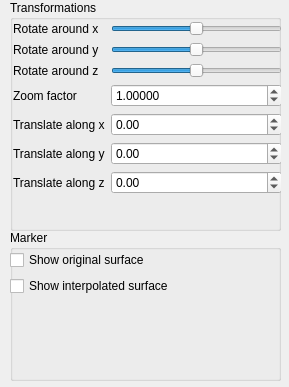
<?xml version="1.0" encoding="UTF-8"?>
<ui version="4.0">
 <class>SideWidget</class>
 <widget class="QWidget" name="SideWidget">
  <property name="geometry">
   <rect>
    <x>0</x>
    <y>0</y>
    <width>289</width>
    <height>387</height>
   </rect>
  </property>
  <property name="sizePolicy">
   <sizepolicy hsizetype="Fixed" vsizetype="Preferred">
    <horstretch>0</horstretch>
    <verstretch>0</verstretch>
   </sizepolicy>
  </property>
  <property name="minimumSize">
   <size>
    <width>269</width>
    <height>0</height>
   </size>
  </property>
  <property name="windowTitle">
   <string>Form</string>
  </property>
  <widget class="QGroupBox" name="groupBox">
   <property name="geometry">
    <rect>
     <x>10</x>
     <y>0</y>
     <width>271</width>
     <height>231</height>
    </rect>
   </property>
   <property name="title">
    <string>Transformations</string>
   </property>
   <widget class="QWidget" name="layoutWidget">
    <property name="geometry">
     <rect>
      <x>3</x>
      <y>21</y>
      <width>269</width>
      <height>201</height>
     </rect>
    </property>
    <layout class="QFormLayout" name="formLayout">
     <item row="0" column="0">
      <widget class="QLabel" name="label">
       <property name="text">
        <string>Rotate around x</string>
       </property>
       <property name="buddy">
        <cstring>rotate_x_slider</cstring>
       </property>
      </widget>
     </item>
     <item row="0" column="1">
      <widget class="QSlider" name="rotate_x_slider">
       <property name="minimum">
        <number>-180</number>
       </property>
       <property name="maximum">
        <number>180</number>
       </property>
       <property name="orientation">
        <enum>Qt::Horizontal</enum>
       </property>
      </widget>
     </item>
     <item row="1" column="0">
      <widget class="QLabel" name="label_2">
       <property name="text">
        <string>Rotate around y</string>
       </property>
       <property name="buddy">
        <cstring>rotate_y_slider</cstring>
       </property>
      </widget>
     </item>
     <item row="1" column="1">
      <widget class="QSlider" name="rotate_y_slider">
       <property name="minimum">
        <number>-180</number>
       </property>
       <property name="maximum">
        <number>180</number>
       </property>
       <property name="orientation">
        <enum>Qt::Horizontal</enum>
       </property>
      </widget>
     </item>
     <item row="2" column="0">
      <widget class="QLabel" name="label_3">
       <property name="text">
        <string>Rotate around z</string>
       </property>
       <property name="buddy">
        <cstring>rotate_z_slider</cstring>
       </property>
      </widget>
     </item>
     <item row="2" column="1">
      <widget class="QSlider" name="rotate_z_slider">
       <property name="minimum">
        <number>-180</number>
       </property>
       <property name="maximum">
        <number>180</number>
       </property>
       <property name="orientation">
        <enum>Qt::Horizontal</enum>
       </property>
      </widget>
     </item>
     <item row="3" column="0">
      <widget class="QLabel" name="label_4">
       <property name="text">
        <string>Zoom factor</string>
       </property>
       <property name="buddy">
        <cstring>zoom_factor_spin_box</cstring>
       </property>
      </widget>
     </item>
     <item row="3" column="1">
      <widget class="QDoubleSpinBox" name="zoom_factor_spin_box">
       <property name="toolTip">
        <string/>
       </property>
       <property name="decimals">
        <number>5</number>
       </property>
       <property name="minimum">
        <double>0.000100000000000</double>
       </property>
       <property name="maximum">
        <double>10000.000000000000000</double>
       </property>
       <property name="singleStep">
        <double>0.100000000000000</double>
       </property>
       <property name="value">
        <double>1.000000000000000</double>
       </property>
      </widget>
     </item>
     <item row="4" column="0">
      <widget class="QLabel" name="label_5">
       <property name="text">
        <string>Translate along x</string>
       </property>
       <property name="buddy">
        <cstring>trans_x_spin_box</cstring>
       </property>
      </widget>
     </item>
     <item row="4" column="1">
      <widget class="QDoubleSpinBox" name="trans_x_spin_box">
       <property name="minimum">
        <double>-100.000000000000000</double>
       </property>
       <property name="maximum">
        <double>100.000000000000000</double>
       </property>
       <property name="singleStep">
        <double>0.100000000000000</double>
       </property>
      </widget>
     </item>
     <item row="5" column="0">
      <widget class="QLabel" name="label_6">
       <property name="text">
        <string>Translate along y</string>
       </property>
       <property name="buddy">
        <cstring>trans_y_spin_box</cstring>
       </property>
      </widget>
     </item>
     <item row="5" column="1">
      <widget class="QDoubleSpinBox" name="trans_y_spin_box">
       <property name="minimum">
        <double>-100.000000000000000</double>
       </property>
       <property name="maximum">
        <double>100.000000000000000</double>
       </property>
       <property name="singleStep">
        <double>0.100000000000000</double>
       </property>
      </widget>
     </item>
     <item row="6" column="0">
      <widget class="QLabel" name="label_7">
       <property name="text">
        <string>Translate along z</string>
       </property>
       <property name="buddy">
        <cstring>trans_z_spin_box</cstring>
       </property>
      </widget>
     </item>
     <item row="6" column="1">
      <widget class="QDoubleSpinBox" name="trans_z_spin_box">
       <property name="minimum">
        <double>-100.000000000000000</double>
       </property>
       <property name="maximum">
        <double>100.000000000000000</double>
       </property>
       <property name="singleStep">
        <double>0.100000000000000</double>
       </property>
      </widget>
     </item>
    </layout>
   </widget>
  </widget>
  <widget class="QGroupBox" name="groupBox_2">
   <property name="geometry">
    <rect>
     <x>10</x>
     <y>230</y>
     <width>271</width>
     <height>151</height>
    </rect>
   </property>
   <property name="title">
    <string>Marker</string>
   </property>
   <widget class="QWidget" name="formLayoutWidget">
    <property name="geometry">
     <rect>
      <x>0</x>
      <y>20</y>
      <width>271</width>
      <height>131</height>
     </rect>
    </property>
    <layout class="QFormLayout" name="formLayout_2">
     <item row="1" column="0">
      <widget class="QCheckBox" name="interpolated_surface">
       <property name="text">
        <string>Show interpolated surface</string>
       </property>
      </widget>
     </item>
     <item row="0" column="0">
      <widget class="QCheckBox" name="original_surface">
       <property name="text">
        <string>Show original surface</string>
       </property>
      </widget>
     </item>
    </layout>
   </widget>
  </widget>
 </widget>
 <resources/>
 <connections/>
</ui>
